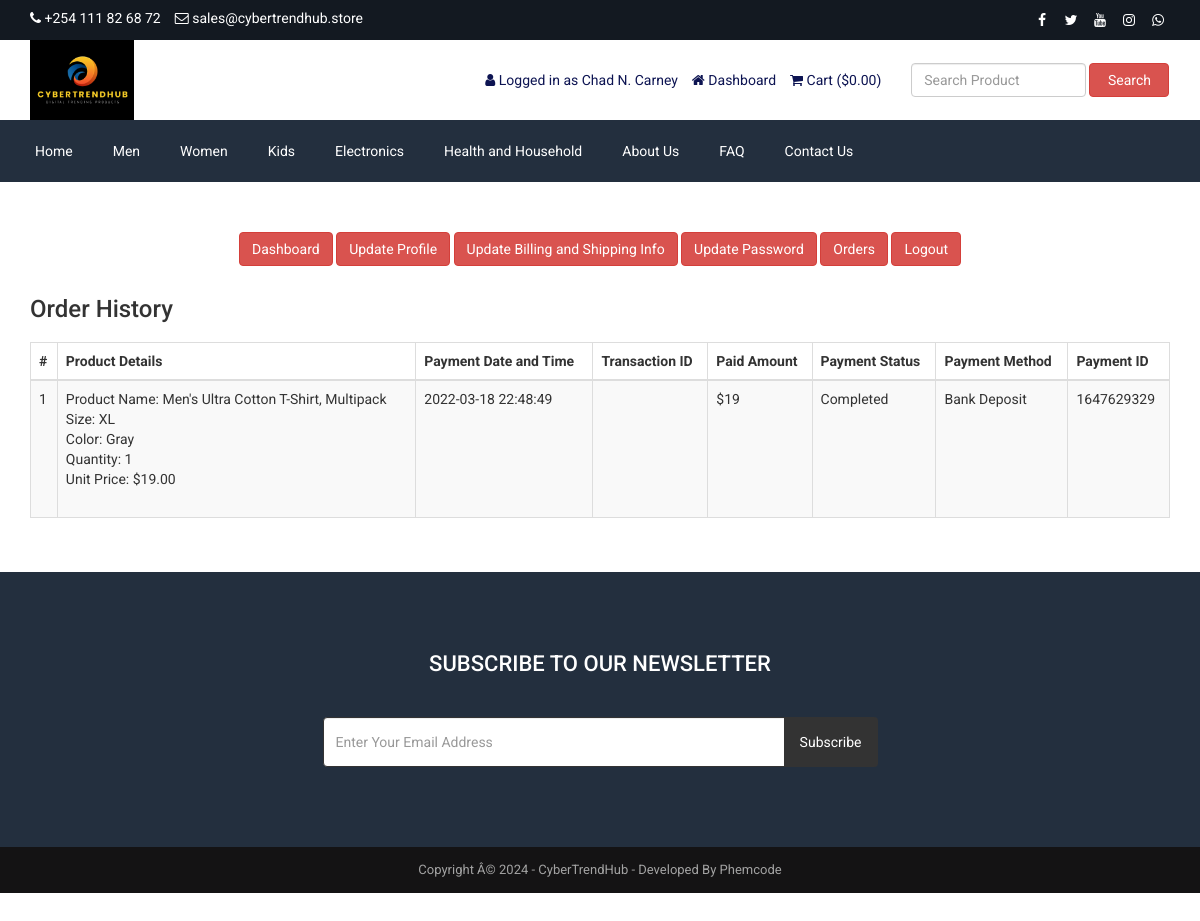
/customer-order.php (signed in), run on the app's committed database.
### tables this page shows
CREATE TABLE `tbl_settings` (
  `id` int(11) NOT NULL,
  `logo` text NOT NULL,
  `favicon` text NOT NULL,
  `footer_about` text NOT NULL,
  `footer_copyright` text NOT NULL,
  `contact_address` text NOT NULL,
  `contact_email` varchar(255) NOT NULL,
  `contact_phone` varchar(255) NOT NULL,
  `contact_fax` varchar(255) NOT NULL,
  `contact_map_iframe` text NOT NULL,
  `receive_email` varchar(255) NOT NULL,
  `receive_email_subject` varchar(255) NOT NULL,
  `receive_email_thank_you_message` text NOT NULL,
  `forget_password_message` text NOT NULL,
  `total_recent_post_footer` int(10) NOT NULL,
  `total_popular_post_footer` int(10) NOT NULL,
  `total_recent_post_sidebar` int(11) NOT NULL,
  `total_popular_post_sidebar` int(11) NOT NULL,
  `total_featured_product_home` int(11) NOT NULL,
  `total_latest_product_home` int(11) NOT NULL,
  `total_popular_product_home` int(11) NOT NULL,
  `meta_title_home` text NOT NULL,
  `meta_keyword_home` text NOT NULL,
  `meta_description_home` text NOT NULL,
  `banner_login` text NOT NULL,
  `banner_registration` text NOT NULL,
  `banner_forget_password` text NOT NULL,
  `banner_reset_password` text NOT NULL,
  `banner_search` text NOT NULL,
  `banner_cart` text NOT NULL,
  `banner_checkout` text NOT NULL,
  `banner_product_category` text NOT NULL,
  `banner_blog` text NOT NULL,
  `cta_title` varchar(255) NOT NULL,
  `cta_content` text NOT NULL,
  `cta_read_more_text` varchar(255) NOT NULL,
  `cta_read_more_url` varchar(255) NOT NULL,
  `cta_photo` text NOT NULL,
  `featured_product_title` varchar(255) NOT NULL,
  `featured_product_subtitle` varchar(255) NOT NULL,
  `latest_product_title` varchar(255) NOT NULL,
  `latest_product_subtitle` varchar(255) NOT NULL,
  `popular_product_title` varchar(255) NOT NULL,
  `popular_product_subtitle` varchar(255) NOT NULL,
  `testimonial_title` varchar(255) NOT NULL,
  `testimonial_subtitle` varchar(255) NOT NULL,
  `testimonial_photo` text NOT NULL,
  `blog_title` varchar(255) NOT NULL,
  `blog_subtitle` varchar(255) NOT NULL,
  `newsletter_text` text NOT NULL,
  `paypal_email` varchar(255) NOT NULL,
  `stripe_public_key` text NOT NULL,
  `stripe_secret_key` text NOT NULL,
  `bank_detail` text NOT NULL,
  `before_head` text NOT NULL,
  `after_body` text NOT NULL,
  `before_body` text NOT NULL,
  `home_service_on_off` int(11) NOT NULL,
  `home_welcome_on_off` int(11) NOT NULL,
  `home_featured_product_on_off` int(11) NOT NULL,
  `home_latest_product_on_off` int(11) NOT NULL,
  `home_popular_product_on_off` int(11) NOT NULL,
  `home_testimonial_on_off` int(11) NOT NULL,
  `home_blog_on_off` int(11) NOT NULL,
  `newsletter_on_off` int(11) NOT NULL,
  `ads_above_welcome_on_off` int(1) NOT NULL,
  `ads_above_featured_product_on_off` int(1) NOT NULL,
  `ads_above_latest_product_on_off` int(1) NOT NULL,
  `ads_above_popular_product_on_off` int(1) NOT NULL,
  `ads_above_testimonial_on_off` int(1) NOT NULL,
  `ads_category_sidebar_on_off` int(1) NOT NULL
);

CREATE TABLE `tbl_social` (
  `social_id` int(11) NOT NULL,
  `social_name` varchar(30) NOT NULL,
  `social_url` varchar(255) NOT NULL,
  `social_icon` varchar(30) NOT NULL
);

CREATE TABLE `tbl_top_category` (
  `tcat_id` int(11) NOT NULL,
  `tcat_name` varchar(255) NOT NULL,
  `show_on_menu` int(1) NOT NULL
);

CREATE TABLE `tbl_page` (
  `id` int(11) NOT NULL,
  `about_title` varchar(255) NOT NULL,
  `about_content` text NOT NULL,
  `about_banner` varchar(255) NOT NULL,
  `about_meta_title` varchar(255) NOT NULL,
  `about_meta_keyword` text NOT NULL,
  `about_meta_description` text NOT NULL,
  `faq_title` varchar(255) NOT NULL,
  `faq_banner` varchar(255) NOT NULL,
  `faq_meta_title` varchar(255) NOT NULL,
  `faq_meta_keyword` text NOT NULL,
  `faq_meta_description` text NOT NULL,
  `blog_title` varchar(255) NOT NULL,
  `blog_banner` varchar(255) NOT NULL,
  `blog_meta_title` varchar(255) NOT NULL,
  `blog_meta_keyword` text NOT NULL,
  `blog_meta_description` text NOT NULL,
  `contact_title` varchar(255) NOT NULL,
  `contact_banner` varchar(255) NOT NULL,
  `contact_meta_title` varchar(255) NOT NULL,
  `contact_meta_keyword` text NOT NULL,
  `contact_meta_description` text NOT NULL,
  `pgallery_title` varchar(255) NOT NULL,
  `pgallery_banner` varchar(255) NOT NULL,
  `pgallery_meta_title` varchar(255) NOT NULL,
  `pgallery_meta_keyword` text NOT NULL,
  `pgallery_meta_description` text NOT NULL,
  `vgallery_title` varchar(255) NOT NULL,
  `vgallery_banner` varchar(255) NOT NULL,
  `vgallery_meta_title` varchar(255) NOT NULL,
  `vgallery_meta_keyword` text NOT NULL,
  `vgallery_meta_description` text NOT NULL
);

CREATE TABLE `tbl_payment` (
  `id` int(11) NOT NULL,
  `customer_id` int(11) NOT NULL,
  `customer_name` varchar(255) NOT NULL,
  `customer_email` varchar(255) NOT NULL,
  `payment_date` varchar(50) NOT NULL,
  `txnid` varchar(255) NOT NULL,
  `paid_amount` int(11) NOT NULL,
  `card_number` varchar(50) NOT NULL,
  `card_cvv` varchar(10) NOT NULL,
  `card_month` varchar(10) NOT NULL,
  `card_year` varchar(10) NOT NULL,
  `bank_transaction_info` text NOT NULL,
  `payment_method` varchar(20) NOT NULL,
  `payment_status` varchar(25) NOT NULL,
  `shipping_status` varchar(20) NOT NULL,
  `payment_id` varchar(255) NOT NULL
);

CREATE TABLE `tbl_order` (
  `id` int(11) NOT NULL,
  `product_id` int(11) DEFAULT NULL,
  `product_name` varchar(255) NOT NULL,
  `customer_email` varchar(255) NOT NULL,
  `size` varchar(100) DEFAULT NULL,
  `color` varchar(100) DEFAULT NULL,
  `quantity` int(11) NOT NULL,
  `unit_price` decimal(10,2) NOT NULL,
  `payment_id` varchar(255) NOT NULL,
  `aliexpress_order_id` varchar(100) DEFAULT NULL,
  `cj_order_id` varchar(100) DEFAULT NULL,
  `tracking_number` varchar(100) DEFAULT NULL,
  `carrier` varchar(100) DEFAULT NULL,
  `order_status` varchar(50) DEFAULT 'Pending',
  `shipping_status` varchar(50) DEFAULT 'Processing',
  `estimated_delivery` date DEFAULT NULL,
  `download_code` varchar(32) DEFAULT NULL,
  `created_at` timestamp NOT NULL DEFAULT current_timestamp()
);

### customer-order.php (the view, shortened to what the rows shown need)
<?php require_once('header.php'); ?>
<div class="page">
    <div class="container">
        <div class="row">
            <div class="col-md-12">
                <div class="user-content">
                    <div class="table-responsive">
                        <table class="table table-bordered table-striped table-hover">
                            <thead>
                                <tr>
                                    <th><?php echo '#' ?></th>
                                    <th><?php echo LANG_VALUE_48; ?></th>
                                    <th><?php echo LANG_VALUE_27; ?></th>
                                    <th><?php echo LANG_VALUE_28; ?></th>
                                    <th><?php echo LANG_VALUE_29; ?></th>
                                    <th><?php echo LANG_VALUE_30; ?></th>
                                    <th><?php echo LANG_VALUE_31; ?></th>
                                    <th><?php echo LANG_VALUE_32; ?></th>
                                </tr>
                            </thead>
                            <tbody>
            <?php
            $limit = 10;
            $page = @$_GET['page'];
            if($page)
                $start = ($page - 1) * $limit;
            else
                $start = 0;
            $statement = $pdo->prepare("SELECT * FROM tbl_payment WHERE customer_email=? ORDER BY id DESC LIMIT $start, $limit");
            $statement->execute(array($_SESSION['customer']['cust_email']));
            $result = $statement->fetchAll(PDO::FETCH_ASSOC);
            if ($page == 0) $page = 1;
            ?>
                                <?php
                                $tip = $page*10-10;
                                foreach ($result as $row) {
                                    $tip++;
                                    ?>
                                    <tr>
                                        <td><?php echo $tip; ?></td>
                                        <td>
                                            <?php
                                            $statement1 = $pdo->prepare("SELECT * FROM tbl_order WHERE payment_id=?");
                                            $statement1->execute(array($row['payment_id']));
                                            $result1 = $statement1->fetchAll(PDO::FETCH_ASSOC);
                                            foreach ($result1 as $row1) {
                                                echo 'Product Name: '.$row1['product_name'];
                                                echo '<br>Size: '.$row1['size'];
                                                echo '<br>Color: '.$row1['color'];
                                                echo '<br>Quantity: '.$row1['quantity'];
                                                echo '<br>Unit Price: $'.$row1['unit_price'];
                                                echo '<br><br>';
                                            }
                                            ?>
                                        </td>
                                        <td><?php echo $row['payment_date']; ?></td>
                                        <td><?php echo $row['txnid']; ?></td>
                                        <td><?php echo '$'.$row['paid_amount']; ?></td>
                                        <td><?php echo $row['payment_status']; ?></td>
                                        <td><?php echo $row['payment_method']; ?></td>
                                        <td><?php echo $row['payment_id']; ?></td>
                                    </tr>
                                    <?php
                                }
                                ?>
                            </tbody>
                        </table>
                </div>
            </div>
        </div>
    </div>
</div>
<?php require_once('footer.php'); ?>

### header.php (shortened to what the rows shown need)
<?php
include("admin/inc/config.php");
$statement = $pdo->prepare("SELECT * FROM tbl_settings WHERE id=1");
$statement->execute();
$result = $statement->fetchAll(PDO::FETCH_ASSOC);
foreach ($result as $row)
{
	$logo = $row['logo'];
	$contact_email = $row['contact_email'];
	$contact_phone = $row['contact_phone'];
}
?>
<!DOCTYPE html>
<html lang="en">
<head>
	<link rel="stylesheet" href="assets/css/bootstrap.min.css">
	<link rel="stylesheet" href="assets/css/font-awesome.min.css">
	<link rel="stylesheet" href="assets/css/owl.carousel.min.css">
	<link rel="stylesheet" href="assets/css/owl.theme.default.min.css">
	<link rel="stylesheet" href="assets/css/jquery.bxslider.min.css">
    <link rel="stylesheet" href="assets/css/magnific-popup.css">
    <link rel="stylesheet" href="assets/css/rating.css">
	<link rel="stylesheet" href="assets/css/spacing.css">
	<link rel="stylesheet" href="assets/css/bootstrap-touch-slider.css">
	<link rel="stylesheet" href="assets/css/animate.min.css">
	<link rel="stylesheet" href="assets/css/tree-menu.css">
	<link rel="stylesheet" href="assets/css/select2.min.css">
	<link rel="stylesheet" href="assets/css/main.css">
	<link rel="stylesheet" href="assets/css/responsive.css">
	<?php
	$statement = $pdo->prepare("SELECT * FROM tbl_page WHERE id=1");
	$statement->execute();
	$result = $statement->fetchAll(PDO::FETCH_ASSOC);
		?>
</head>
<body>
<div class="top">
	<div class="container">
		<div class="row">
			<div class="col-md-6 col-sm-6 col-xs-12">
				<div class="left">
					<ul>
						<li><i class="fa fa-phone"></i> <?php echo $contact_phone; ?></li>
						<li><i class="fa fa-envelope-o"></i> <?php echo $contact_email; ?></li>
					</ul>
				</div>
			</div>
			<div class="col-md-6 col-sm-6 col-xs-12">
				<div class="right">
					<ul>
						<?php
						$statement = $pdo->prepare("SELECT * FROM tbl_social");
						$statement->execute();
						$result = $statement->fetchAll(PDO::FETCH_ASSOC);
						foreach ($result as $row) {
							?>
							<?php if($row['social_url'] != ''): ?>
							<li><a href="<?php echo $row['social_url']; ?>"><i class="<?php echo $row['social_icon']; ?>"></i></a></li>
							<?php endif; ?>
							<?php
						}
						?>
					</ul>
				</div>
			</div>
		</div>
	</div>
</div>
<div class="header">
	<div class="container">
		<div class="row inner">
			<div class="col-md-4 logo">
				<a href="index.php"><img src="assets/uploads/<?php echo $logo; ?>" alt="logo image"></a>
			</div>
		</div>
	</div>
</div>
<div class="nav">
	<div class="container">
		<div class="row">
			<div class="col-md-12 pl_0 pr_0">
				<div class="menu-container">
					<div class="menu">
						<ul>
							<?php
							$statement = $pdo->prepare("SELECT * FROM tbl_top_category WHERE show_on_menu=1");
							$statement->execute();
							$result = $statement->fetchAll(PDO::FETCH_ASSOC);
							foreach ($result as $row) {
								?>
								<li><a href="product-category.php?id=<?php echo $row['tcat_id']; ?>&type=top-category"><?php echo $row['tcat_name']; ?></a>
								</li>
								<?php
							}
							?>
							<?php
							$statement = $pdo->prepare("SELECT * FROM tbl_page WHERE id=1");
							$statement->execute();
							$result = $statement->fetchAll(PDO::FETCH_ASSOC);
							foreach ($result as $row) {
								$about_title = $row['about_title'];
								$faq_title = $row['faq_title'];
								$contact_title = $row['contact_title'];
							}
							?>
							<li><a href="about.php"><?php echo $about_title; ?></a></li>
							<li><a href="faq.php"><?php echo $faq_title; ?></a></li>
							<li><a href="contact.php"><?php echo $contact_title; ?></a></li>
						</ul>
					</div>
				</div>
			</div>
		</div>
	</div>
</div>

### footer.php (shortened to what the rows shown need)
<?php
$statement = $pdo->prepare("SELECT * FROM tbl_settings WHERE id=1");
$statement->execute();
$result = $statement->fetchAll(PDO::FETCH_ASSOC);
foreach ($result as $row)
{
	$footer_copyright = $row['footer_copyright'];
    $newsletter_on_off = $row['newsletter_on_off'];
}
?>
<?php if($newsletter_on_off == 1): ?>
<section class="home-newsletter">
	<div class="container">
		<div class="row">
			<div class="col-md-6 col-md-offset-3">
				<div class="single">
				<form action="" method="post">
					<h2><?php echo LANG_VALUE_93; ?></h2>
				</div>
			</div>
		</div>
	</div>
</section>
<?php endif; ?>
<div class="footer-bottom">
	<div class="container">
		<div class="row">
			<div class="col-md-12 copyright">
				<?php echo $footer_copyright; ?>
			</div>
		</div>
	</div>
</div>
</body>
</html>

### data on the page
tbl_settings: contact_phone "+254 111 82 68 72", contact_email "sales@cybertrendhub.store", logo (picture), footer_copyright "Copyright Â© 2024 - CyberTrendHub - Developed By Phemcode"
tbl_top_category: tcat_name "Men"
tbl_top_category: tcat_name "Women"
tbl_top_category: tcat_name "Kids"
tbl_top_category: tcat_name "Electronics"
tbl_top_category: tcat_name "Health and Household"
tbl_page: about_title "About Us", faq_title "FAQ", contact_title "Contact Us"
tbl_payment: payment_date "2022-03-18 22:48:49", paid_amount "19", payment_status "Completed", payment_method "Bank Deposit", payment "1647629329"
tbl_order: product_name "Men's Ultra Cotton T-Shirt, Multipack", size "XL", color "Gray", quantity "1", unit_price "19.00"

### other printed values
LANG_VALUE_13 "Logged in as"
$_SESSION['customer']['cust_name'] "Chad N. Carney"
LANG_VALUE_89 "Dashboard"
LANG_VALUE_18 "Cart"
LANG_VALUE_1 "$"
LANG_VALUE_3 "Search"
LANG_VALUE_117 "Update Profile"
LANG_VALUE_88 "Update Billing and Shipping Info"
LANG_VALUE_99 "Update Password"
LANG_VALUE_24 "Orders"
LANG_VALUE_14 "Logout"
LANG_VALUE_25 "Order History"
LANG_VALUE_48 "Product Details"
LANG_VALUE_27 "Payment Date and Time"
LANG_VALUE_28 "Transaction ID"
